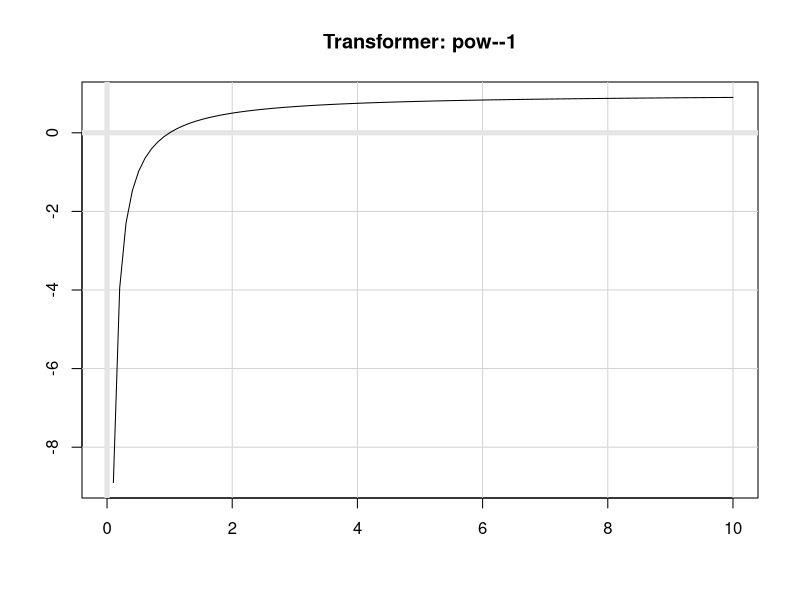
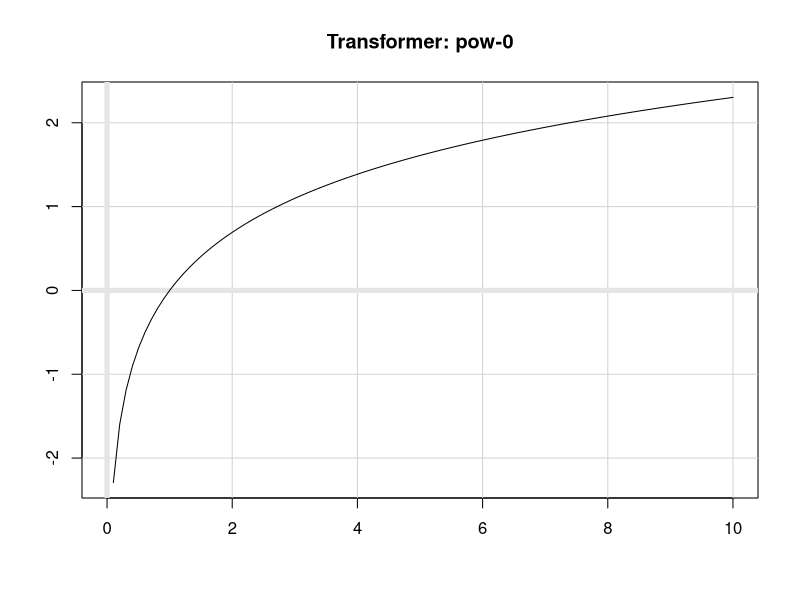
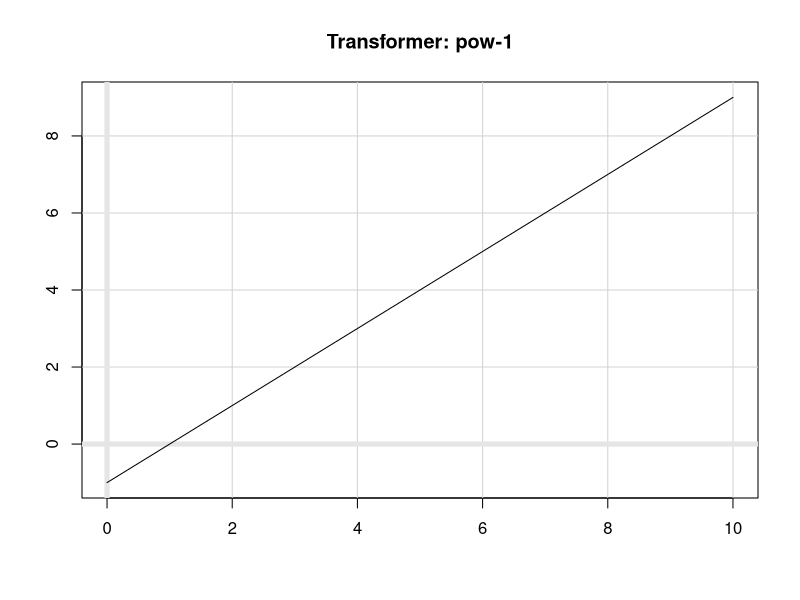
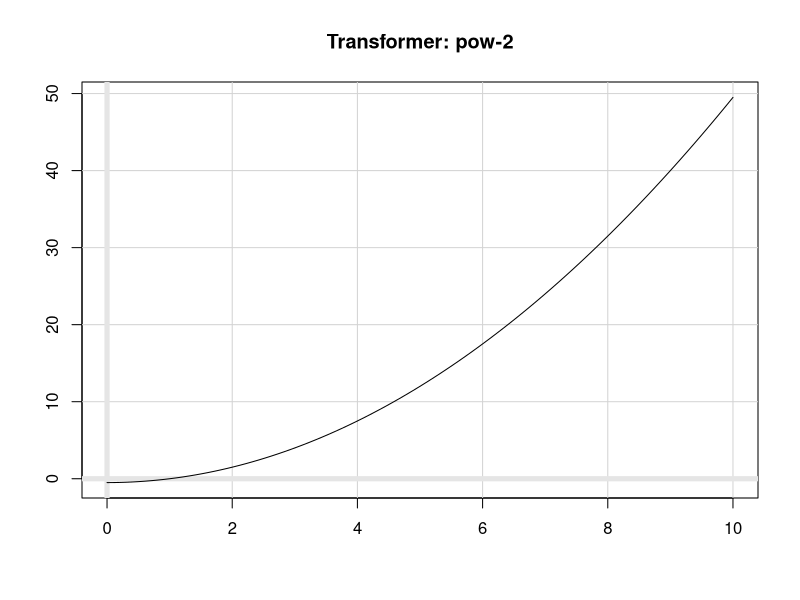
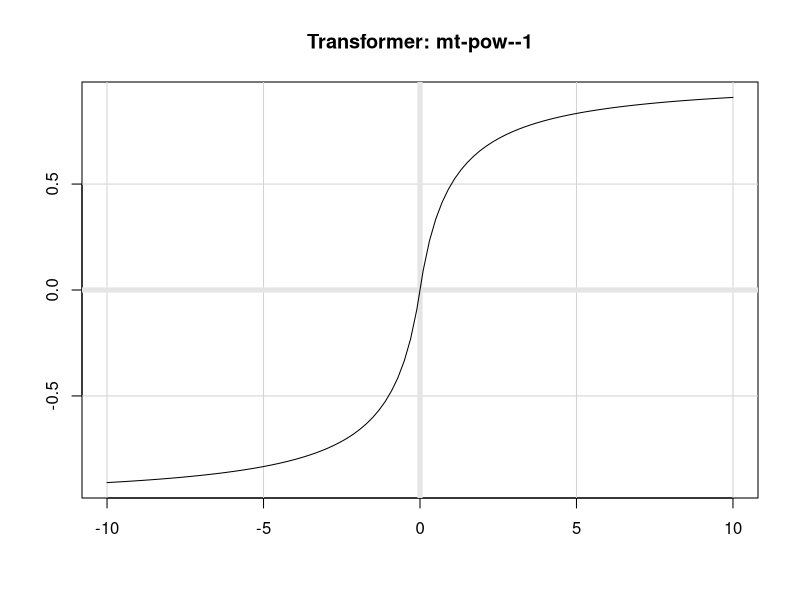
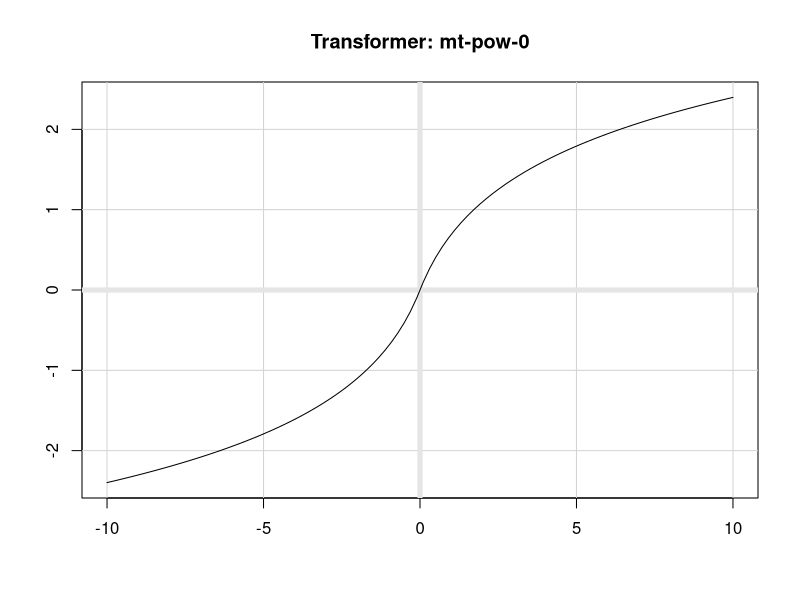
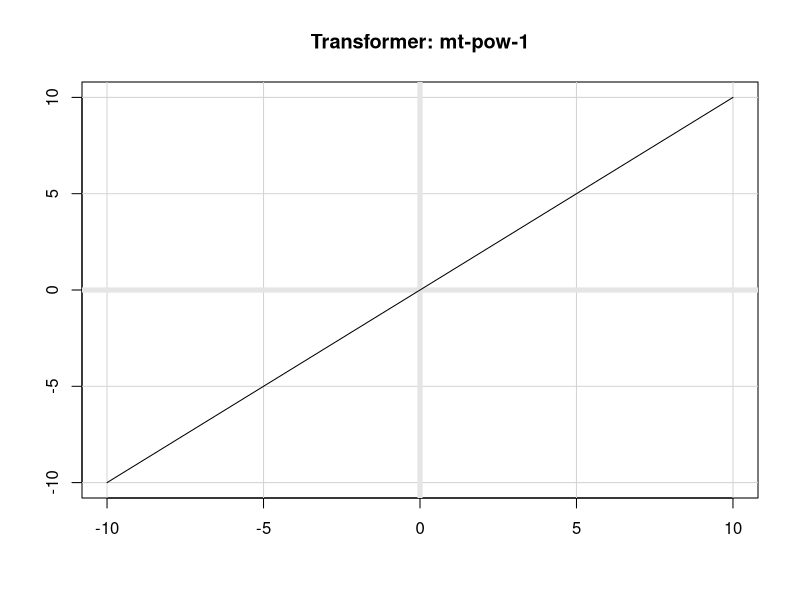
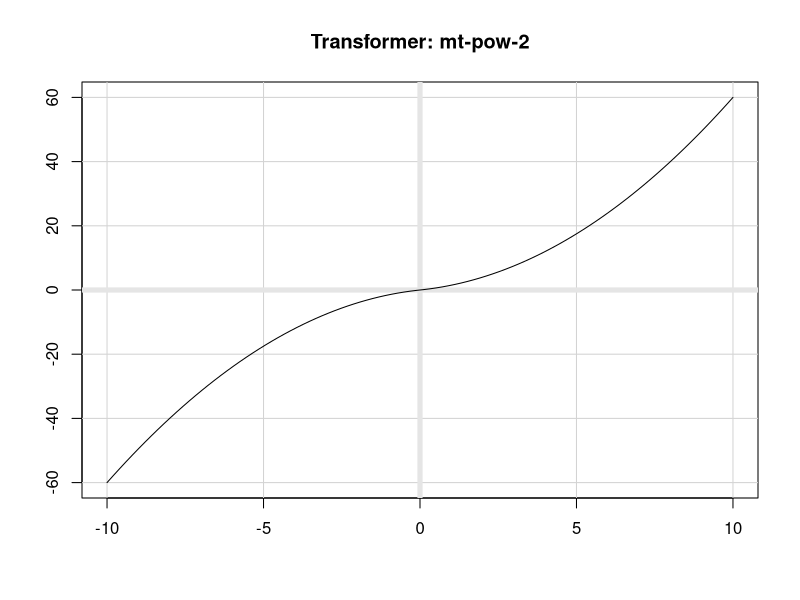

Write R code to recreate these figures, in order.
# r2py crawler metadata
# package: scales
# source_type: rd_example
# topic: transform_boxcox.Rd
# source_file: C:\Users\bened\AppData\Local\R\win-library\4.5\scales\help
# lines: 10

suppressPackageStartupMessages(library(scales))
plot(transform_boxcox(-1), xlim = c(0, 10))
plot(transform_boxcox(0), xlim = c(0, 10))
plot(transform_boxcox(1), xlim = c(0, 10))
plot(transform_boxcox(2), xlim = c(0, 10))

plot(transform_modulus(-1), xlim = c(-10, 10))
plot(transform_modulus(0), xlim = c(-10, 10))
plot(transform_modulus(1), xlim = c(-10, 10))
plot(transform_modulus(2), xlim = c(-10, 10))
